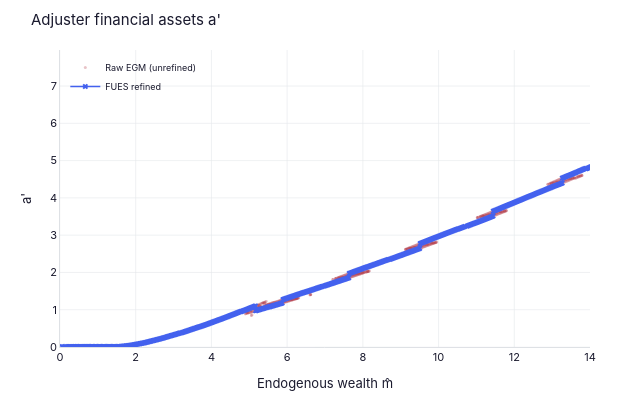
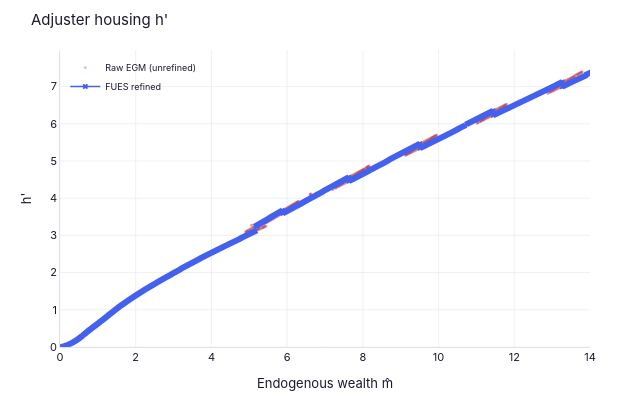
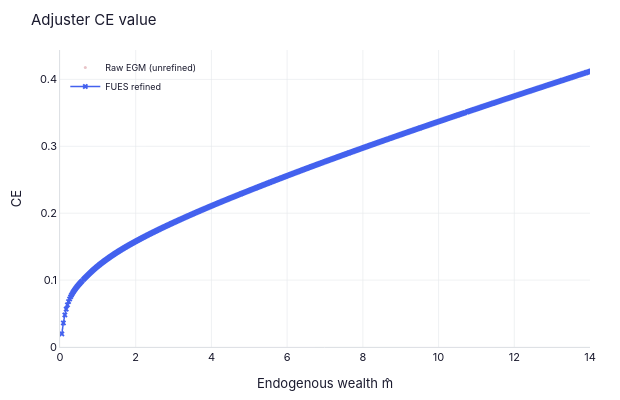

The notebook cell these images were saved under, in order:
### Markdown cell above
Interactive versions of the EGM grid (zoom/pan to inspect dense crossing regions). Requires Plotly; skipped gracefully in static environments.

### Code cell
# ── Interactive plotly (zoom/pan to inspect dense crossings) ──
try:
    from examples.durables.outputs import nb_plot_adjuster_egm_interactive
    fig_a, fig_h, fig_v = nb_plot_adjuster_egm_interactive(
        results['FUES']['nest'], results['FUES']['grids'], plot_t=35)
    fig_a.show()
    fig_h.show()
    fig_v.show()
except Exception as e:
    print(f'Interactive plots skipped: {e}')

### Figure 1 — Plotly figure (JSON) as saved in the notebook; plotly's stock layout.template omitted (floating-point values rounded to 4 significant figures; data arrays with more than 128 entries replaced by an {"elided": "..."} marker saying what was removed)
{"data": [{"marker": {"color": "#b23a48", "opacity": 0.3, "size": 3}, "mode": "markers", "name": "Raw EGM (unrefined)", "type": "scattergl", "x": {"elided": "1079 float values"}, "y": {"elided": "1079 float values"}}, {"line": {"color": "#4361ee", "width": 1.5}, "marker": {"color": "#4361ee", "size": 5, "symbol": "x"}, "mode": "lines+markers", "name": "FUES refined", "type": "scattergl", "x": {"elided": "629 float values"}, "y": {"elided": "629 float values"}}], "layout": {"dragmode": "zoom", "font": {"color": "#1a1a2e", "family": "Inter, Helvetica Neue, Arial, sans-serif", "size": 11}, "height": 400, "legend": {"bgcolor": "rgba(0,0,0,0)", "borderwidth": 0, "font": {"size": 9}, "x": 0.01, "y": 0.99}, "margin": {"b": 40, "l": 60, "r": 30, "t": 50}, "paper_bgcolor": "#ffffff", "plot_bgcolor": "#ffffff", "title": {"text": "Adjuster financial assets a'"}, "width": 620, "xaxis": {"gridcolor": "#e5e7eb", "gridwidth": 0.6, "linecolor": "#d1d5db", "linewidth": 0.8, "range": [0, 14], "tickfont": {"color": "#1a1a2e"}, "title": {"font": {"color": "#1a1a2e"}, "text": "Endogenous wealth m̂"}, "zerolinecolor": "#e5e7eb"}, "yaxis": {"gridcolor": "#e5e7eb", "gridwidth": 0.6, "linecolor": "#d1d5db", "linewidth": 0.8, "rangemode": "tozero", "tickfont": {"color": "#1a1a2e"}, "title": {"font": {"color": "#1a1a2e"}, "text": "a'"}, "zerolinecolor": "#e5e7eb"}}}

### Figure 2 — Plotly figure (JSON) as saved in the notebook; plotly's stock layout.template omitted (floating-point values rounded to 4 significant figures; data arrays with more than 128 entries replaced by an {"elided": "..."} marker saying what was removed)
{"data": [{"marker": {"color": "#b23a48", "opacity": 0.3, "size": 3}, "mode": "markers", "name": "Raw EGM (unrefined)", "type": "scattergl", "x": {"elided": "1079 float values"}, "y": {"elided": "1079 float values"}}, {"line": {"color": "#4361ee", "width": 1.5}, "marker": {"color": "#4361ee", "size": 5, "symbol": "x"}, "mode": "lines+markers", "name": "FUES refined", "type": "scattergl", "x": {"elided": "629 float values"}, "y": {"elided": "629 float values"}}], "layout": {"dragmode": "zoom", "font": {"color": "#1a1a2e", "family": "Inter, Helvetica Neue, Arial, sans-serif", "size": 11}, "height": 400, "legend": {"bgcolor": "rgba(0,0,0,0)", "borderwidth": 0, "font": {"size": 9}, "x": 0.01, "y": 0.99}, "margin": {"b": 40, "l": 60, "r": 30, "t": 50}, "paper_bgcolor": "#ffffff", "plot_bgcolor": "#ffffff", "title": {"text": "Adjuster housing h'"}, "width": 620, "xaxis": {"gridcolor": "#e5e7eb", "gridwidth": 0.6, "linecolor": "#d1d5db", "linewidth": 0.8, "range": [0, 14], "tickfont": {"color": "#1a1a2e"}, "title": {"font": {"color": "#1a1a2e"}, "text": "Endogenous wealth m̂"}, "zerolinecolor": "#e5e7eb"}, "yaxis": {"gridcolor": "#e5e7eb", "gridwidth": 0.6, "linecolor": "#d1d5db", "linewidth": 0.8, "rangemode": "tozero", "tickfont": {"color": "#1a1a2e"}, "title": {"font": {"color": "#1a1a2e"}, "text": "h'"}, "zerolinecolor": "#e5e7eb"}}}

### Figure 3 — Plotly figure (JSON) as saved in the notebook; plotly's stock layout.template omitted (floating-point values rounded to 4 significant figures; data arrays with more than 128 entries replaced by an {"elided": "..."} marker saying what was removed)
{"data": [{"marker": {"color": "#b23a48", "opacity": 0.3, "size": 3}, "mode": "markers", "name": "Raw EGM (unrefined)", "type": "scattergl", "x": {"elided": "1079 float values"}, "y": {"elided": "1079 float values"}}, {"line": {"color": "#4361ee", "width": 1.5}, "marker": {"color": "#4361ee", "size": 5, "symbol": "x"}, "mode": "lines+markers", "name": "FUES refined", "type": "scattergl", "x": {"elided": "629 float values"}, "y": {"elided": "629 float values"}}], "layout": {"dragmode": "zoom", "font": {"color": "#1a1a2e", "family": "Inter, Helvetica Neue, Arial, sans-serif", "size": 11}, "height": 400, "legend": {"bgcolor": "rgba(0,0,0,0)", "borderwidth": 0, "font": {"size": 9}, "x": 0.01, "y": 0.99}, "margin": {"b": 40, "l": 60, "r": 30, "t": 50}, "paper_bgcolor": "#ffffff", "plot_bgcolor": "#ffffff", "title": {"text": "Adjuster CE value"}, "width": 620, "xaxis": {"gridcolor": "#e5e7eb", "gridwidth": 0.6, "linecolor": "#d1d5db", "linewidth": 0.8, "range": [0, 14], "tickfont": {"color": "#1a1a2e"}, "title": {"font": {"color": "#1a1a2e"}, "text": "Endogenous wealth m̂"}, "zerolinecolor": "#e5e7eb"}, "yaxis": {"gridcolor": "#e5e7eb", "gridwidth": 0.6, "linecolor": "#d1d5db", "linewidth": 0.8, "rangemode": "tozero", "tickfont": {"color": "#1a1a2e"}, "title": {"font": {"color": "#1a1a2e"}, "text": "CE"}, "zerolinecolor": "#e5e7eb"}}}
